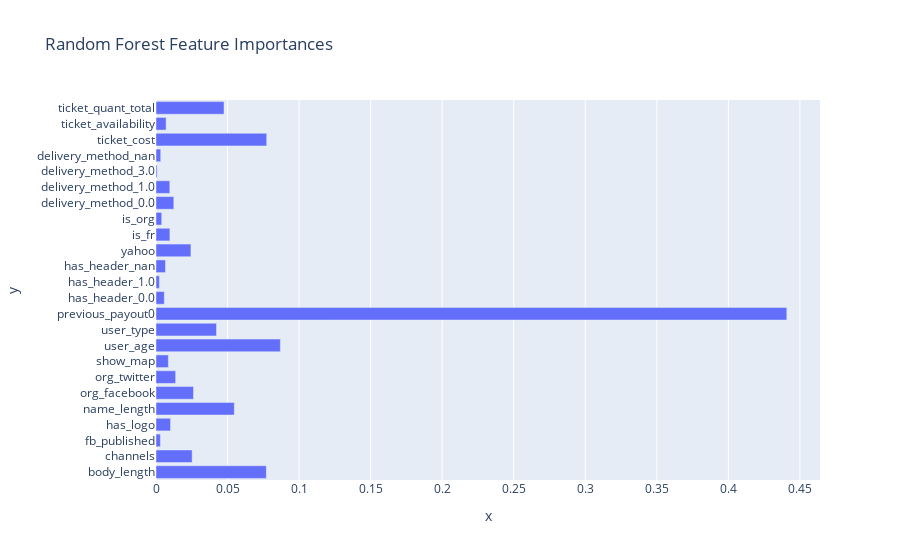

This figure's notebook cell:
### Code cell
bar = px.bar(data_frame=frame, x=feature_importance, y=labels, hover_name=feature_importance, orientation='h', hover_data={'value':False}, height=700, title="Random Forest Feature Importances")
bar.show()

### Figure 1 — Plotly figure (JSON) as saved in the notebook; plotly's stock layout.template omitted (floating-point values rounded to 4 significant figures)
{"data": [{"alignmentgroup": "True", "customdata": [[0.4408], [0.08692], [0.07737], [0.07709], [0.05472], [0.04755], [0.04228], [0.02621], [0.02526], [0.02441], [0.01373], [0.01246], [0.01016], [0.009717], [0.009651], [0.008631], [0.007067], [0.006637], [0.005793], [0.003983], [0.003302], [0.003068], [0.002391], [0.0007627]], "hovertemplate": "<b>%{hovertext}</b><br><br>x=%{x}<br>y=%{y}<extra></extra>", "hovertext": [0.07709, 0.02526, 0.003068, 0.01016, 0.05472, 0.02621, 0.01373, 0.008631, 0.08692, 0.04228, 0.4408, 0.005793, 0.002391, 0.006637, 0.02441, 0.009717, 0.003983, 0.01246, 0.009651, 0.0007627, 0.003302, 0.07737, 0.007067, 0.04755], "legendgroup": "", "marker": {"color": "#636efa"}, "name": "", "offsetgroup": "", "orientation": "h", "showlegend": false, "textposition": "auto", "type": "bar", "x": [0.07709, 0.02526, 0.003068, 0.01016, 0.05472, 0.02621, 0.01373, 0.008631, 0.08692, 0.04228, 0.4408, 0.005793, 0.002391, 0.006637, 0.02441, 0.009717, 0.003983, 0.01246, 0.009651, 0.0007627, 0.003302, 0.07737, 0.007067, 0.04755], "xaxis": "x", "y": ["body_length", "channels", "fb_published", "has_logo", "name_length", "org_facebook", "org_twitter", "show_map", "user_age", "user_type", "previous_payout0", "has_header_0.0", "has_header_1.0", "has_header_nan", "yahoo", "is_fr", "is_org", "delivery_method_0.0", "delivery_method_1.0", "delivery_method_3.0", "delivery_method_nan", "ticket_cost", "ticket_availability", "ticket_quant_total"], "yaxis": "y"}], "layout": {"autosize": true, "barmode": "relative", "legend": {"tracegroupgap": 0}, "title": {"text": "Random Forest Feature Importances"}, "xaxis": {"anchor": "y", "autorange": true, "domain": [0, 1], "range": [0, 0.464], "title": {"text": "x"}, "type": "linear"}, "yaxis": {"anchor": "x", "autorange": true, "domain": [0, 1], "range": [-0.5, 23.5], "title": {"text": "y"}, "type": "category"}}}
